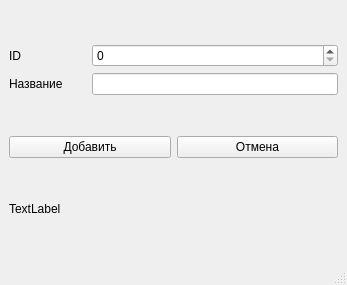
<?xml version="1.0" encoding="UTF-8"?>
<ui version="4.0">
 <class>MainWindow</class>
 <widget class="QMainWindow" name="MainWindow">
  <property name="geometry">
   <rect>
    <x>0</x>
    <y>0</y>
    <width>347</width>
    <height>285</height>
   </rect>
  </property>
  <property name="windowTitle">
   <string>MainWindow</string>
  </property>
  <widget class="QWidget" name="centralwidget">
   <layout class="QGridLayout" name="gridLayout_3">
    <item row="0" column="0" colspan="2">
     <layout class="QGridLayout" name="gridLayout_2">
      <item row="1" column="0">
       <widget class="QLabel" name="label_2">
        <property name="text">
         <string>Название       </string>
        </property>
       </widget>
      </item>
      <item row="1" column="1">
       <widget class="QLineEdit" name="lineEdit_2"/>
      </item>
      <item row="0" column="0">
       <widget class="QLabel" name="label_3">
        <property name="text">
         <string>ID</string>
        </property>
       </widget>
      </item>
      <item row="0" column="1">
       <widget class="QSpinBox" name="spinBox"/>
      </item>
     </layout>
    </item>
    <item row="1" column="0">
     <widget class="QPushButton" name="accept">
      <property name="text">
       <string>Добавить</string>
      </property>
     </widget>
    </item>
    <item row="1" column="1">
     <widget class="QPushButton" name="cancel">
      <property name="text">
       <string>Отмена</string>
      </property>
     </widget>
    </item>
    <item row="2" column="0" colspan="2">
     <widget class="QLabel" name="label_5">
      <property name="maximumSize">
       <size>
        <width>16777215</width>
        <height>20</height>
       </size>
      </property>
      <property name="text">
       <string>TextLabel</string>
      </property>
     </widget>
    </item>
   </layout>
  </widget>
  <widget class="QMenuBar" name="menubar">
   <property name="geometry">
    <rect>
     <x>0</x>
     <y>0</y>
     <width>347</width>
     <height>20</height>
    </rect>
   </property>
  </widget>
  <widget class="QStatusBar" name="statusbar"/>
 </widget>
 <resources/>
 <connections/>
</ui>
